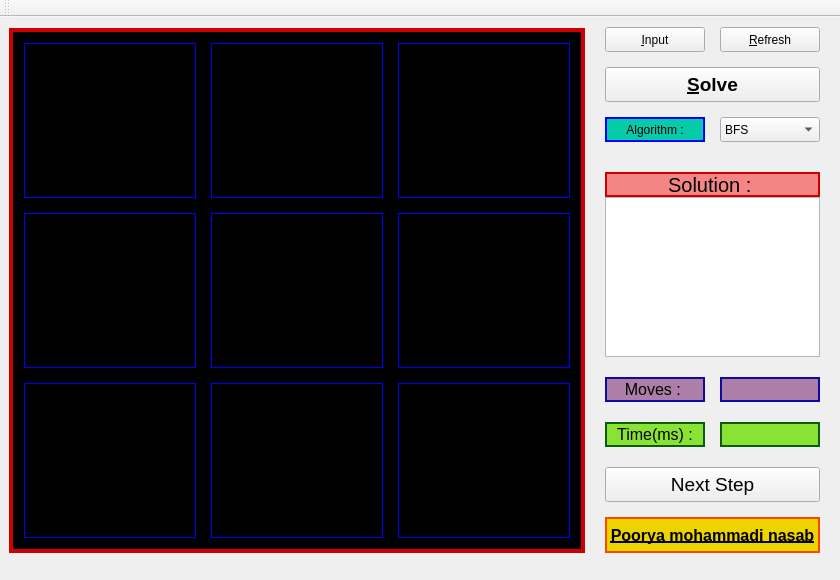
<?xml version="1.0" encoding="UTF-8"?>
<ui version="4.0">
 <class>MainWindow</class>
 <widget class="QMainWindow" name="MainWindow">
  <property name="geometry">
   <rect>
    <x>0</x>
    <y>0</y>
    <width>840</width>
    <height>580</height>
   </rect>
  </property>
  <property name="windowTitle">
   <string>Puzzle8_Solver</string>
  </property>
  <property name="windowIcon">
   <iconset resource="resource.qrc">
    <normaloff>:/new/prefix1/Main_icon.png</normaloff>:/new/prefix1/Main_icon.png</iconset>
  </property>
  <widget class="QWidget" name="centralWidget">
   <widget class="QLabel" name="lbl_Back">
    <property name="geometry">
     <rect>
      <x>9</x>
      <y>11</y>
      <width>576</width>
      <height>525</height>
     </rect>
    </property>
    <property name="font">
     <font>
      <weight>50</weight>
      <italic>false</italic>
      <bold>false</bold>
      <underline>false</underline>
      <strikeout>false</strikeout>
     </font>
    </property>
    <property name="styleSheet">
     <string notr="true">border : 4px solid rgb(204, 0, 0);
background-color: rgb(0, 0, 0);</string>
    </property>
    <property name="text">
     <string/>
    </property>
   </widget>
   <widget class="QPushButton" name="btn_input">
    <property name="geometry">
     <rect>
      <x>605</x>
      <y>10</y>
      <width>100</width>
      <height>25</height>
     </rect>
    </property>
    <property name="text">
     <string>&amp;Input</string>
    </property>
   </widget>
   <widget class="QPushButton" name="btn_solve">
    <property name="geometry">
     <rect>
      <x>605</x>
      <y>50</y>
      <width>215</width>
      <height>35</height>
     </rect>
    </property>
    <property name="font">
     <font>
      <pointsize>14</pointsize>
      <weight>75</weight>
      <bold>true</bold>
     </font>
    </property>
    <property name="text">
     <string>&amp;Solve</string>
    </property>
   </widget>
   <widget class="QPushButton" name="btn_refresh">
    <property name="geometry">
     <rect>
      <x>720</x>
      <y>10</y>
      <width>100</width>
      <height>25</height>
     </rect>
    </property>
    <property name="text">
     <string>&amp;Refresh</string>
    </property>
   </widget>
   <widget class="QLabel" name="lbl_algo">
    <property name="geometry">
     <rect>
      <x>605</x>
      <y>100</y>
      <width>100</width>
      <height>25</height>
     </rect>
    </property>
    <property name="styleSheet">
     <string notr="true">border : 1.5px solid blue;
background-color: rgb(5, 203, 169);

</string>
    </property>
    <property name="text">
     <string>Algorithm :</string>
    </property>
    <property name="alignment">
     <set>Qt::AlignCenter</set>
    </property>
   </widget>
   <widget class="QComboBox" name="combo_algorithm">
    <property name="geometry">
     <rect>
      <x>720</x>
      <y>100</y>
      <width>100</width>
      <height>25</height>
     </rect>
    </property>
    <item>
     <property name="text">
      <string>BFS</string>
     </property>
    </item>
    <item>
     <property name="text">
      <string>DFS</string>
     </property>
    </item>
    <item>
     <property name="text">
      <string>IDS</string>
     </property>
    </item>
   </widget>
   <widget class="QTextBrowser" name="txt_solution">
    <property name="geometry">
     <rect>
      <x>605</x>
      <y>180</y>
      <width>215</width>
      <height>160</height>
     </rect>
    </property>
   </widget>
   <widget class="QLabel" name="lbl_solution">
    <property name="geometry">
     <rect>
      <x>605</x>
      <y>155</y>
      <width>215</width>
      <height>25</height>
     </rect>
    </property>
    <property name="font">
     <font>
      <pointsize>15</pointsize>
     </font>
    </property>
    <property name="styleSheet">
     <string notr="true">border : 2px solid rgb(204, 0, 0);
background-color: rgb(245, 133, 133);</string>
    </property>
    <property name="text">
     <string>Solution : </string>
    </property>
    <property name="alignment">
     <set>Qt::AlignCenter</set>
    </property>
   </widget>
   <widget class="QLabel" name="lbl_r1">
    <property name="geometry">
     <rect>
      <x>605</x>
      <y>360</y>
      <width>100</width>
      <height>25</height>
     </rect>
    </property>
    <property name="font">
     <font>
      <pointsize>12</pointsize>
     </font>
    </property>
    <property name="styleSheet">
     <string notr="true">border : 2px solid rgb(13, 10, 161);
background-color: rgb(173, 127, 168);</string>
    </property>
    <property name="text">
     <string>Moves : </string>
    </property>
    <property name="alignment">
     <set>Qt::AlignCenter</set>
    </property>
   </widget>
   <widget class="QLabel" name="lbl_moves">
    <property name="geometry">
     <rect>
      <x>720</x>
      <y>360</y>
      <width>100</width>
      <height>25</height>
     </rect>
    </property>
    <property name="styleSheet">
     <string notr="true">border : 2px solid rgb(13, 10, 161);
background-color: rgb(173, 127, 168);
</string>
    </property>
    <property name="text">
     <string/>
    </property>
    <property name="alignment">
     <set>Qt::AlignCenter</set>
    </property>
   </widget>
   <widget class="QLabel" name="lbl_r2">
    <property name="geometry">
     <rect>
      <x>605</x>
      <y>405</y>
      <width>100</width>
      <height>25</height>
     </rect>
    </property>
    <property name="font">
     <font>
      <pointsize>12</pointsize>
     </font>
    </property>
    <property name="styleSheet">
     <string notr="true">border : 2px solid rgb(9, 93, 12);
background-color: rgb(138, 226, 52);</string>
    </property>
    <property name="text">
     <string>Time(ms) :</string>
    </property>
    <property name="alignment">
     <set>Qt::AlignCenter</set>
    </property>
   </widget>
   <widget class="QLabel" name="lbl_time">
    <property name="geometry">
     <rect>
      <x>720</x>
      <y>405</y>
      <width>100</width>
      <height>25</height>
     </rect>
    </property>
    <property name="font">
     <font>
      <pointsize>12</pointsize>
     </font>
    </property>
    <property name="styleSheet">
     <string notr="true">border : 2px solid rgb(9, 93, 12);
background-color: rgb(138, 226, 52);</string>
    </property>
    <property name="text">
     <string/>
    </property>
    <property name="alignment">
     <set>Qt::AlignCenter</set>
    </property>
   </widget>
   <widget class="QPushButton" name="btn_nextstep">
    <property name="geometry">
     <rect>
      <x>605</x>
      <y>450</y>
      <width>215</width>
      <height>35</height>
     </rect>
    </property>
    <property name="font">
     <font>
      <pointsize>14</pointsize>
     </font>
    </property>
    <property name="text">
     <string>Next Step</string>
    </property>
   </widget>
   <widget class="QLabel" name="lbl_info">
    <property name="geometry">
     <rect>
      <x>605</x>
      <y>500</y>
      <width>215</width>
      <height>36</height>
     </rect>
    </property>
    <property name="font">
     <font>
      <pointsize>12</pointsize>
      <weight>75</weight>
      <bold>true</bold>
      <underline>true</underline>
     </font>
    </property>
    <property name="styleSheet">
     <string notr="true">border : 2px solid rgb(251, 73, 3);
background-color: rgb(237, 212, 0);</string>
    </property>
    <property name="text">
     <string>Poorya mohammadi nasab</string>
    </property>
    <property name="alignment">
     <set>Qt::AlignCenter</set>
    </property>
   </widget>
   <widget class="QLabel" name="lbl_a1">
    <property name="geometry">
     <rect>
      <x>24</x>
      <y>26</y>
      <width>172</width>
      <height>155</height>
     </rect>
    </property>
    <property name="styleSheet">
     <string notr="true">border : 1px solid blue;
</string>
    </property>
    <property name="text">
     <string/>
    </property>
    <property name="pixmap">
     <pixmap resource="resource.qrc">:/new/prefix1/imgs/1.jpg</pixmap>
    </property>
    <property name="scaledContents">
     <bool>true</bool>
    </property>
   </widget>
   <widget class="QLabel" name="lbl_a2">
    <property name="geometry">
     <rect>
      <x>211</x>
      <y>26</y>
      <width>172</width>
      <height>155</height>
     </rect>
    </property>
    <property name="styleSheet">
     <string notr="true">border : 1px solid blue;</string>
    </property>
    <property name="text">
     <string/>
    </property>
    <property name="pixmap">
     <pixmap resource="resource.qrc">:/new/prefix1/imgs/2.jpg</pixmap>
    </property>
    <property name="scaledContents">
     <bool>true</bool>
    </property>
    <property name="wordWrap">
     <bool>false</bool>
    </property>
   </widget>
   <widget class="QLabel" name="lbl_a3">
    <property name="geometry">
     <rect>
      <x>398</x>
      <y>26</y>
      <width>172</width>
      <height>155</height>
     </rect>
    </property>
    <property name="styleSheet">
     <string notr="true">border : 1px solid blue;</string>
    </property>
    <property name="text">
     <string/>
    </property>
    <property name="pixmap">
     <pixmap resource="resource.qrc">:/new/prefix1/imgs/3.jpg</pixmap>
    </property>
    <property name="scaledContents">
     <bool>true</bool>
    </property>
   </widget>
   <widget class="QLabel" name="lbl_a4">
    <property name="geometry">
     <rect>
      <x>24</x>
      <y>196</y>
      <width>172</width>
      <height>155</height>
     </rect>
    </property>
    <property name="styleSheet">
     <string notr="true">border : 1px solid blue;</string>
    </property>
    <property name="text">
     <string/>
    </property>
    <property name="pixmap">
     <pixmap resource="resource.qrc">:/new/prefix1/imgs/4.jpg</pixmap>
    </property>
    <property name="scaledContents">
     <bool>true</bool>
    </property>
   </widget>
   <widget class="QLabel" name="lbl_a5">
    <property name="geometry">
     <rect>
      <x>211</x>
      <y>196</y>
      <width>172</width>
      <height>155</height>
     </rect>
    </property>
    <property name="styleSheet">
     <string notr="true">border : 1px solid blue;</string>
    </property>
    <property name="text">
     <string/>
    </property>
    <property name="pixmap">
     <pixmap resource="resource.qrc">:/new/prefix1/imgs/5.jpg</pixmap>
    </property>
    <property name="scaledContents">
     <bool>true</bool>
    </property>
   </widget>
   <widget class="QLabel" name="lbl_a6">
    <property name="geometry">
     <rect>
      <x>398</x>
      <y>196</y>
      <width>172</width>
      <height>155</height>
     </rect>
    </property>
    <property name="styleSheet">
     <string notr="true">border : 1px solid blue;</string>
    </property>
    <property name="text">
     <string/>
    </property>
    <property name="pixmap">
     <pixmap resource="resource.qrc">:/new/prefix1/imgs/6.jpg</pixmap>
    </property>
    <property name="scaledContents">
     <bool>true</bool>
    </property>
   </widget>
   <widget class="QLabel" name="lbl_a7">
    <property name="geometry">
     <rect>
      <x>24</x>
      <y>366</y>
      <width>172</width>
      <height>155</height>
     </rect>
    </property>
    <property name="styleSheet">
     <string notr="true">border : 1px solid blue;</string>
    </property>
    <property name="text">
     <string/>
    </property>
    <property name="pixmap">
     <pixmap resource="resource.qrc">:/new/prefix1/imgs/7.jpg</pixmap>
    </property>
    <property name="scaledContents">
     <bool>true</bool>
    </property>
   </widget>
   <widget class="QLabel" name="lbl_a8">
    <property name="geometry">
     <rect>
      <x>211</x>
      <y>366</y>
      <width>172</width>
      <height>155</height>
     </rect>
    </property>
    <property name="styleSheet">
     <string notr="true">border : 1px solid blue;</string>
    </property>
    <property name="text">
     <string/>
    </property>
    <property name="pixmap">
     <pixmap resource="resource.qrc">:/new/prefix1/imgs/8.jpg</pixmap>
    </property>
    <property name="scaledContents">
     <bool>true</bool>
    </property>
   </widget>
   <widget class="QLabel" name="lbl_Blank">
    <property name="geometry">
     <rect>
      <x>398</x>
      <y>366</y>
      <width>172</width>
      <height>155</height>
     </rect>
    </property>
    <property name="styleSheet">
     <string notr="true">border : 1px solid blue;</string>
    </property>
    <property name="text">
     <string/>
    </property>
    <property name="pixmap">
     <pixmap resource="resource.qrc">:/new/prefix1/imgs/Blank.JPG</pixmap>
    </property>
    <property name="scaledContents">
     <bool>true</bool>
    </property>
   </widget>
  </widget>
  <widget class="QMenuBar" name="menuBar">
   <property name="geometry">
    <rect>
     <x>0</x>
     <y>0</y>
     <width>840</width>
     <height>22</height>
    </rect>
   </property>
  </widget>
  <widget class="QToolBar" name="mainToolBar">
   <attribute name="toolBarArea">
    <enum>TopToolBarArea</enum>
   </attribute>
   <attribute name="toolBarBreak">
    <bool>false</bool>
   </attribute>
  </widget>
 </widget>
 <layoutdefault spacing="6" margin="11"/>
 <resources>
  <include location="resource.qrc"/>
 </resources>
 <connections/>
</ui>
